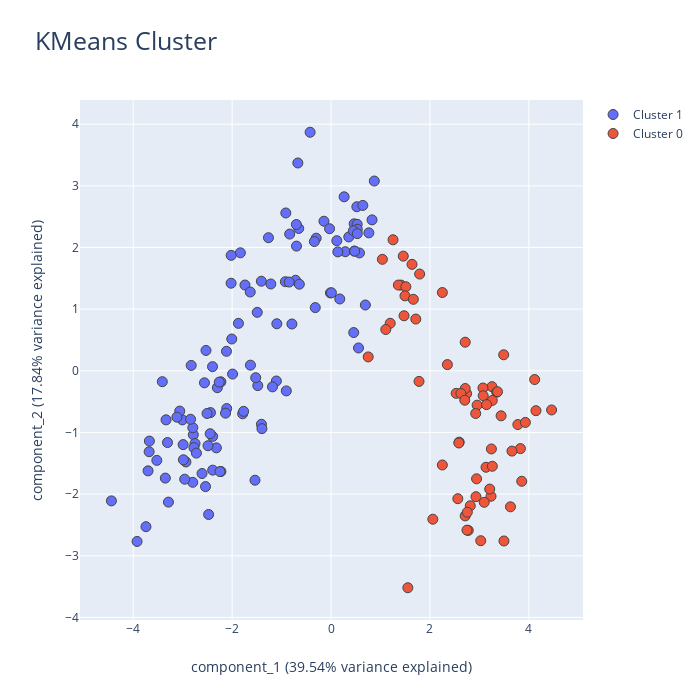

The notebook cell this image was saved under:
### Markdown cell above
## KMeans - Selecting number of clusters

### Code cell
cluster(df, kwargs={'n_clusters':2})
